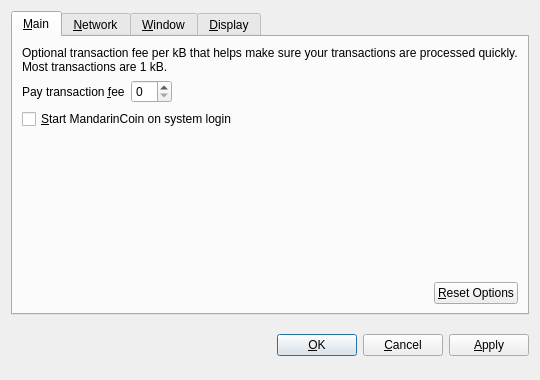
<?xml version="1.0" encoding="UTF-8"?>
<ui version="4.0">
 <class>OptionsDialog</class>
 <widget class="QDialog" name="OptionsDialog">
  <property name="geometry">
   <rect>
    <x>0</x>
    <y>0</y>
    <width>540</width>
    <height>380</height>
   </rect>
  </property>
  <property name="windowTitle">
   <string>Options</string>
  </property>
  <property name="modal">
   <bool>true</bool>
  </property>
  <layout class="QVBoxLayout" name="verticalLayout">
   <item>
    <widget class="QTabWidget" name="tabWidget">
     <property name="tabPosition">
      <enum>QTabWidget::North</enum>
     </property>
     <property name="currentIndex">
      <number>0</number>
     </property>
     <widget class="QWidget" name="tabMain">
      <attribute name="title">
       <string>&amp;Main</string>
      </attribute>
      <layout class="QVBoxLayout" name="verticalLayout_Main">
       <item>
        <widget class="QLabel" name="transactionFeeInfoLabel">
         <property name="text">
          <string>Optional transaction fee per kB that helps make sure your transactions are processed quickly. Most transactions are 1 kB.</string>
         </property>
         <property name="textFormat">
          <enum>Qt::PlainText</enum>
         </property>
         <property name="wordWrap">
          <bool>true</bool>
         </property>
        </widget>
       </item>
       <item>
        <layout class="QHBoxLayout" name="horizontalLayout_1_Main">
         <item>
          <widget class="QLabel" name="transactionFeeLabel">
           <property name="text">
            <string>Pay transaction &amp;fee</string>
           </property>
           <property name="textFormat">
            <enum>Qt::PlainText</enum>
           </property>
           <property name="buddy">
            <cstring>transactionFee</cstring>
           </property>
          </widget>
         </item>
         <item>
          <widget class="BitcoinAmountField" name="transactionFee"/>
         </item>
         <item>
          <spacer name="horizontalSpacer_1_Main">
           <property name="orientation">
            <enum>Qt::Horizontal</enum>
           </property>
           <property name="sizeHint" stdset="0">
            <size>
             <width>40</width>
             <height>20</height>
            </size>
           </property>
          </spacer>
         </item>
        </layout>
       </item>
       <item>
        <widget class="QCheckBox" name="bitcoinAtStartup">
         <property name="toolTip">
          <string>Automatically start MandarinCoin after logging in to the system.</string>
         </property>
         <property name="text">
          <string>&amp;Start MandarinCoin on system login</string>
         </property>
        </widget>
       </item>
       <item>
        <spacer name="verticalSpacer_Main">
         <property name="orientation">
          <enum>Qt::Vertical</enum>
         </property>
         <property name="sizeHint" stdset="0">
          <size>
           <width>20</width>
           <height>40</height>
          </size>
         </property>
        </spacer>
       </item>
       <item>
        <layout class="QHBoxLayout" name="horizontalLayout_2_Main">
         <item>
          <spacer name="horizontalSpacer_2_Main">
           <property name="orientation">
            <enum>Qt::Horizontal</enum>
           </property>
           <property name="sizeHint" stdset="0">
            <size>
             <width>40</width>
             <height>20</height>
            </size>
           </property>
          </spacer>
         </item>
         <item>
          <widget class="QPushButton" name="resetButton">
           <property name="toolTip">
            <string>Reset all client options to default.</string>
           </property>
           <property name="text">
            <string>&amp;Reset Options</string>
           </property>
           <property name="autoDefault">
            <bool>false</bool>
           </property>
          </widget>
         </item>
        </layout>
       </item>
      </layout>
     </widget>
     <widget class="QWidget" name="tabNetwork">
      <attribute name="title">
       <string>&amp;Network</string>
      </attribute>
      <layout class="QVBoxLayout" name="verticalLayout_Network">
       <item>
        <widget class="QCheckBox" name="mapPortUpnp">
         <property name="toolTip">
          <string>Automatically open the MandarinCoin client port on the router. This only works when your router supports UPnP and it is enabled.</string>
         </property>
         <property name="text">
          <string>Map port using &amp;UPnP</string>
         </property>
        </widget>
       </item>
       <item>
        <widget class="QCheckBox" name="connectSocks">
         <property name="toolTip">
          <string>Connect to the MandarinCoin network through a SOCKS proxy (e.g. when connecting through Tor).</string>
         </property>
         <property name="text">
          <string>&amp;Connect through SOCKS proxy:</string>
         </property>
        </widget>
       </item>
       <item>
        <layout class="QHBoxLayout" name="horizontalLayout_Network">
         <item>
          <widget class="QLabel" name="proxyIpLabel">
           <property name="text">
            <string>Proxy &amp;IP:</string>
           </property>
           <property name="textFormat">
            <enum>Qt::PlainText</enum>
           </property>
           <property name="buddy">
            <cstring>proxyIp</cstring>
           </property>
          </widget>
         </item>
         <item>
          <widget class="QValidatedLineEdit" name="proxyIp">
           <property name="maximumSize">
            <size>
             <width>140</width>
             <height>16777215</height>
            </size>
           </property>
           <property name="toolTip">
            <string>IP address of the proxy (e.g. 127.0.0.1)</string>
           </property>
          </widget>
         </item>
         <item>
          <widget class="QLabel" name="proxyPortLabel">
           <property name="text">
            <string>&amp;Port:</string>
           </property>
           <property name="textFormat">
            <enum>Qt::PlainText</enum>
           </property>
           <property name="buddy">
            <cstring>proxyPort</cstring>
           </property>
          </widget>
         </item>
         <item>
          <widget class="QLineEdit" name="proxyPort">
           <property name="maximumSize">
            <size>
             <width>55</width>
             <height>16777215</height>
            </size>
           </property>
           <property name="toolTip">
            <string>Port of the proxy (e.g. 9050)</string>
           </property>
          </widget>
         </item>
         <item>
          <widget class="QLabel" name="socksVersionLabel">
           <property name="text">
            <string>SOCKS &amp;Version:</string>
           </property>
           <property name="textFormat">
            <enum>Qt::PlainText</enum>
           </property>
           <property name="buddy">
            <cstring>socksVersion</cstring>
           </property>
          </widget>
         </item>
         <item>
          <widget class="QValueComboBox" name="socksVersion">
           <property name="toolTip">
            <string>SOCKS version of the proxy (e.g. 5)</string>
           </property>
          </widget>
         </item>
         <item>
          <spacer name="horizontalSpacer_Network">
           <property name="orientation">
            <enum>Qt::Horizontal</enum>
           </property>
           <property name="sizeHint" stdset="0">
            <size>
             <width>40</width>
             <height>20</height>
            </size>
           </property>
          </spacer>
         </item>
        </layout>
       </item>
       <item>
        <spacer name="verticalSpacer_Network">
         <property name="orientation">
          <enum>Qt::Vertical</enum>
         </property>
         <property name="sizeHint" stdset="0">
          <size>
           <width>20</width>
           <height>40</height>
          </size>
         </property>
        </spacer>
       </item>
      </layout>
     </widget>
     <widget class="QWidget" name="tabWindow">
      <attribute name="title">
       <string>&amp;Window</string>
      </attribute>
      <layout class="QVBoxLayout" name="verticalLayout_Window">
       <item>
        <widget class="QCheckBox" name="minimizeToTray">
         <property name="toolTip">
          <string>Show only a tray icon after minimizing the window.</string>
         </property>
         <property name="text">
          <string>&amp;Minimize to the tray instead of the taskbar</string>
         </property>
        </widget>
       </item>
       <item>
        <widget class="QCheckBox" name="minimizeOnClose">
         <property name="toolTip">
          <string>Minimize instead of exit the application when the window is closed. When this option is enabled, the application will be closed only after selecting Quit in the menu.</string>
         </property>
         <property name="text">
          <string>M&amp;inimize on close</string>
         </property>
        </widget>
       </item>
       <item>
        <spacer name="verticalSpacer_Window">
         <property name="orientation">
          <enum>Qt::Vertical</enum>
         </property>
         <property name="sizeHint" stdset="0">
          <size>
           <width>20</width>
           <height>40</height>
          </size>
         </property>
        </spacer>
       </item>
      </layout>
     </widget>
     <widget class="QWidget" name="tabDisplay">
      <attribute name="title">
       <string>&amp;Display</string>
      </attribute>
      <layout class="QVBoxLayout" name="verticalLayout_Display">
       <item>
        <layout class="QHBoxLayout" name="horizontalLayout_1_Display">
         <item>
          <widget class="QLabel" name="langLabel">
           <property name="text">
            <string>User Interface &amp;language:</string>
           </property>
           <property name="textFormat">
            <enum>Qt::PlainText</enum>
           </property>
           <property name="buddy">
            <cstring>lang</cstring>
           </property>
          </widget>
         </item>
         <item>
          <widget class="QValueComboBox" name="lang">
           <property name="toolTip">
            <string>The user interface language can be set here. This setting will take effect after restarting MandarinCoin.</string>
           </property>
          </widget>
         </item>
        </layout>
       </item>
       <item>
        <layout class="QHBoxLayout" name="horizontalLayout_2_Display">
         <item>
          <widget class="QLabel" name="unitLabel">
           <property name="text">
            <string>&amp;Unit to show amounts in:</string>
           </property>
           <property name="textFormat">
            <enum>Qt::PlainText</enum>
           </property>
           <property name="buddy">
            <cstring>unit</cstring>
           </property>
          </widget>
         </item>
         <item>
          <widget class="QValueComboBox" name="unit">
           <property name="toolTip">
            <string>Choose the default subdivision unit to show in the interface and when sending coins.</string>
           </property>
          </widget>
         </item>
        </layout>
       </item>
       <item>
        <widget class="QCheckBox" name="displayAddresses">
         <property name="toolTip">
          <string>Whether to show MandarinCoin addresses in the transaction list or not.</string>
         </property>
         <property name="text">
          <string>&amp;Display addresses in transaction list</string>
         </property>
        </widget>
       </item>
       <item>
        <widget class="QCheckBox" name="coinControlFeatures">
         <property name="toolTip">
          <string>Whether to show coin control features or not.</string>
         </property>
         <property name="text">
          <string>Display coin &amp;control features (experts only!)</string>
         </property>
        </widget>
       </item>
       <item>
        <spacer name="verticalSpacer_Display">
         <property name="orientation">
          <enum>Qt::Vertical</enum>
         </property>
         <property name="sizeHint" stdset="0">
          <size>
           <width>20</width>
           <height>40</height>
          </size>
         </property>
        </spacer>
       </item>
      </layout>
     </widget>
    </widget>
   </item>
   <item>
    <layout class="QHBoxLayout" name="horizontalLayout_Buttons">
     <item>
      <spacer name="horizontalSpacer_1">
       <property name="orientation">
        <enum>Qt::Horizontal</enum>
       </property>
       <property name="sizeHint" stdset="0">
        <size>
         <width>40</width>
         <height>48</height>
        </size>
       </property>
      </spacer>
     </item>
     <item>
      <widget class="QLabel" name="statusLabel">
       <property name="font">
        <font>
         <weight>75</weight>
         <bold>true</bold>
        </font>
       </property>
       <property name="text">
        <string/>
       </property>
       <property name="textFormat">
        <enum>Qt::PlainText</enum>
       </property>
       <property name="wordWrap">
        <bool>true</bool>
       </property>
      </widget>
     </item>
     <item>
      <spacer name="horizontalSpacer_2">
       <property name="orientation">
        <enum>Qt::Horizontal</enum>
       </property>
       <property name="sizeHint" stdset="0">
        <size>
         <width>40</width>
         <height>48</height>
        </size>
       </property>
      </spacer>
     </item>
     <item>
      <widget class="QPushButton" name="okButton">
       <property name="text">
        <string>&amp;OK</string>
       </property>
      </widget>
     </item>
     <item>
      <widget class="QPushButton" name="cancelButton">
       <property name="text">
        <string>&amp;Cancel</string>
       </property>
       <property name="autoDefault">
        <bool>false</bool>
       </property>
      </widget>
     </item>
     <item>
      <widget class="QPushButton" name="applyButton">
       <property name="text">
        <string>&amp;Apply</string>
       </property>
       <property name="autoDefault">
        <bool>false</bool>
       </property>
      </widget>
     </item>
    </layout>
   </item>
  </layout>
 </widget>
 <customwidgets>
  <customwidget>
   <class>BitcoinAmountField</class>
   <extends>QSpinBox</extends>
   <header>bitcoinamountfield.h</header>
  </customwidget>
  <customwidget>
   <class>QValueComboBox</class>
   <extends>QComboBox</extends>
   <header>qvaluecombobox.h</header>
  </customwidget>
  <customwidget>
   <class>QValidatedLineEdit</class>
   <extends>QLineEdit</extends>
   <header>qvalidatedlineedit.h</header>
  </customwidget>
 </customwidgets>
 <resources/>
 <connections/>
</ui>
